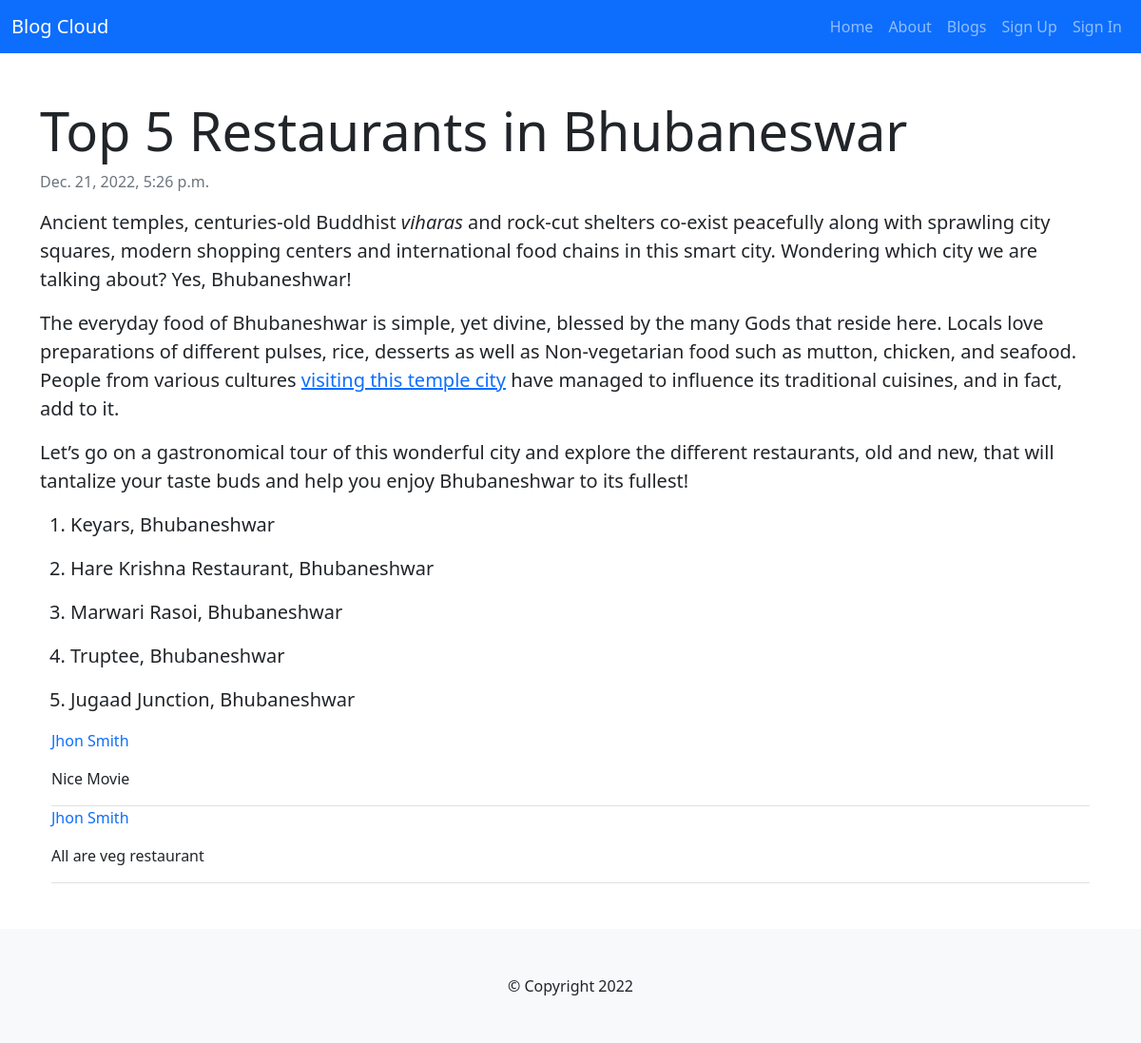
/blog/5/, run on the app's committed database.
### blog/models.py (models this page shows, shortened)
class Blog(models.Model):
    category = models.ForeignKey(Category, on_delete=models.CASCADE)
    title = models.CharField(max_length=1000)
    description = RichTextField()
    published_at = models.DateTimeField(auto_now_add=True)
    publish = models.BooleanField(default=True)
    video_link = models.CharField(max_length=1000, blank=True)

class Comment(models.Model):
    blog = models.ForeignKey(Blog, on_delete=models.CASCADE)
    user = models.ForeignKey(User, on_delete=models.CASCADE)
    comment = models.TextField()
    allow = models.BooleanField(default=True)

### blog/views.py (the view)
# urls.py: 2. Add a URL to urlpatterns:  path('blog/', include('blog.urls'))
def blog(request, id):
    blog = Blog.objects.get(id=id)
    comments = Comment.objects.filter(blog=id)
    context = {
        'blog': blog,
        'comments': comments
    }
    return render(request, 'blog/blog-details.html', context)

### templates/blog/blog-details.html (shortened to what this page needs)
{% extends 'base.html' %}
{% block body %}
<div class="container my-5">
    <h1 class="display-4">{{blog.title}}</h1>
    <p class="text-muted">{{blog.published_at}}</p>
    <div class="lead my-3">
        {{blog.description|safe}}
    </div>
    <div class="container">
        {% for c in comments %}
            <div class="border-bottom">
                <p class="text-primary">{{c.user.first_name}} {{c.user.last_name}}</p>
                <p>{{c.comment}}</p>
            </div>
        {% endfor %}
    </div>
</div>
{% endblock body %}

### data on the page
Blog: title "Top 5 Restaurants in Bhubaneswar", published_at "Dec. 21, 2022, 5:26 p.m.", description "Ancient temples, centuries-old Buddhist viharas and rock-cut shelters co-exist peacefully along with sprawling city squares, modern shopping centers and international food chains in this smart city. Wondering which city we are talking about? Yes, Bhubaneshwar! The everyday food of Bhubaneshwar is simple, yet divine, blessed by the many Gods that reside here. Locals love preparations of different pulses, rice, desserts as well as Non-vegetarian food such as mutton, chicken, and seafood. People from various cultures visiting this temple city have managed to influence its traditional cuisines, and in fact, add to it. Let’s go on a gastronomical tour of this wonderful city and explore the…"
Comment: user.first_name "Jhon", user.last_name "Smith", comment "Nice Movie"
Comment: user.first_name "Jhon", user.last_name "Smith", comment "All are veg restaurant"
